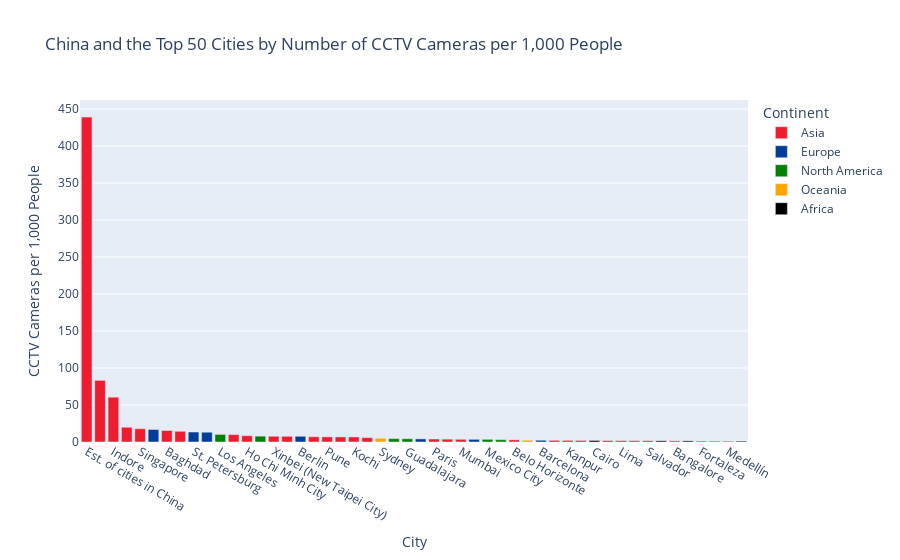

The notebook cell saved with this chart:
### Code cell
import numpy as np
import pandas as pd
pd.options.mode.chained_assignment = None  
import plotly.graph_objs as go
import plotly.express as px
from plotly.offline import init_notebook_mode
init_notebook_mode(connected=True)

cctv = pd.read_csv("datasets/cctv.csv")

df = cctv

asia = {'Singapore', 'Myanmar', 'Yemen', 'Thailand', 'Philippines', 'Indonesia', 'Israel', 'Iraq', 'Pakistan', 'South Korea', 'India', 'Vietnam', 'Malaysia', 'Saudi Arabia', 'Japan', 'China', 'Taiwan', 'Afghanistan', 'Hong Kong', 'Turkey', 'Bangladesh', 'Iran'}
europe = {'Spain', 'Russia', 'Italy', 'Germany', 'United Kingdom'}
north_america = {'Mexico', 'United States', 'Dominican Republic', 'Canada'}
south_america = {'Mexico', 'United States', 'Dominican Republic', 'Canada'}
africa = {'Kenya', 'Egypt', 'Ethiopia', 'Nigeria', 'Madagascar', 'Burkina Faso', 'South Africa', 'Cameroon', 'Morocco', 'Uganda', 'Sudan', 'Tanzania', 'Angola', 'Senegal'}
oceania = {'Australia'}

# Map each country to its continent
def get_continent(country):
    if country in asia:
        return 'Asia'
    elif country in europe:
        return 'Europe'
    elif country in north_america:
        return 'North America'
    elif country in south_america:
        return 'South America'
    elif country in africa:
        return 'Africa'
    elif country in oceania:
        return 'Oceania'
    else:
        return 'Asia'

df['Continent'] = df['Country'].apply(get_continent)

# Exclude cities in China
df_non_china = df[df['Country'] != 'China']

# Calculate the mean value for cities in China
china_mean = df[df['Country'] == 'China']['# of CCTV Cameras per 1,000 People'].mean()

# Create a new DataFrame for the mean value
mean_china_df = pd.DataFrame({
    'City': ['Est. of cities in China'],
    '# of CCTV Cameras per 1,000 People': [china_mean],
    'Continent': ['Asia'],
    'Country': ['China']
})

# Concatenate the two DataFrames
final_df = pd.concat([df_non_china, mean_china_df], ignore_index=True)

# Sort the DataFrame by the number of CCTV cameras per 1,000 people
final_df = final_df.sort_values(by='# of CCTV Cameras per 1,000 People', ascending=False)

# Select the top 50 values
top_50_df = final_df.head(50)

# COLORS
# Define custom colors for each continent
color_map = {
    'Asia': 'rgb(238, 28, 47)',
    'Europe': 'rgb(0, 61, 153)',
    'North America': 'green',
    'South America': 'yellow',
    'Africa': 'black',
    'Oceania': 'orange',
    'Other': 'grey'
}

# Create the bar graph
fig = px.bar(top_50_df, x='City', y='# of CCTV Cameras per 1,000 People', color='Continent',
             title='China and the Top 50 Cities by Number of CCTV Cameras per 1,000 People',
             hover_data={'Country': True}, color_discrete_map=color_map,
             labels={'# of CCTV Cameras per 1,000 People': 'CCTV Cameras per 1,000 People'})

# Customize hover label formatting
fig.update_traces(
    hovertemplate='City: %{x}<br>Country: %{customdata[0]}<br># of CCTV Cameras per 1000 people: %{y}'
)


fig.update_layout(
    height = 500,
    xaxis={'categoryorder':'total descending'}
)

fig.show()

### Figure 1 — Plotly figure (JSON) as saved in the notebook; plotly's stock layout.template omitted (floating-point values rounded to 4 significant figures)
{"data": [{"alignmentgroup": "True", "customdata": [["China"], ["India"], ["India"], ["India"], ["Singapore "], ["Iraq"], ["South Korea"], ["South Korea"], ["Vietnam"], ["Taiwan"], ["India"], ["Hong Kong"], ["India"], ["Turkey"], ["India"], ["Thailand"], ["France "], ["Colombia"], ["India"], ["Brazil"], ["India"], ["India"], ["Turkey"], ["Brazil"], ["Peru"], ["Vietnam"], ["Brazil"], ["India"], ["Brazil"], ["Brazil"], ["Colombia"]], "hovertemplate": "City: %{x}<br>Country: %{customdata[0]}<br># of CCTV Cameras per 1000 people: %{y}", "legendgroup": "Asia", "marker": {"color": "rgb(238, 28, 47)", "pattern": {"shape": ""}}, "name": "Asia", "offsetgroup": "Asia", "orientation": "v", "showlegend": true, "textposition": "auto", "type": "bar", "x": ["Est. of cities in China", "Hyderabad", "Indore", "Delhi", "Singapore", "Baghdad", "Seoul", "Busan", "Ho Chi Minh City", "Xinbei (New Taipei City)", "Chennai", "Hong Kong", "Pune", "Istanbul", "Kochi", "Bangkok", "Paris", "Bogotá", "Mumbai", "Belo Horizonte", "Lucknow", "Kanpur", "Ankara", "Rio de Janeiro", "Lima", "Hanoi", "Salvador", "Bangalore", "Fortaleza", "Porto Alegre", "Medellín"], "xaxis": "x", "y": [439.1, 83.32, 60.57, 19.96, 17.94, 15.56, 14.47, 10.03, 8.52, 7.77, 7.73, 7.09, 6.92, 6.88, 6.82, 5.89, 4.04, 3.85, 3.65, 2.91, 2.3, 2.24, 2.12, 2.01, 1.89, 1.84, 1.78, 1.58, 1.27, 1.22, 1.19], "yaxis": "y"}, {"alignmentgroup": "True", "customdata": [["Russia"], ["Russia"], ["United Kingdom"], ["Germany"], ["Spain"], ["Italy"], ["Spain"]], "hovertemplate": "City: %{x}<br>Country: %{customdata[0]}<br># of CCTV Cameras per 1000 people: %{y}", "legendgroup": "Europe", "marker": {"color": "rgb(0, 61, 153)", "pattern": {"shape": ""}}, "name": "Europe", "offsetgroup": "Europe", "orientation": "v", "showlegend": true, "textposition": "auto", "type": "bar", "x": ["Moscow", "St. Petersburg", "London", "Berlin", "Madrid", "Rome", "Barcelona"], "xaxis": "x", "y": [16.88, 13.49, 13.21, 7.72, 4.19, 3.59, 2.41], "yaxis": "y"}, {"alignmentgroup": "True", "customdata": [["United States"], ["United States"], ["Mexico"], ["Mexico"], ["Mexico"], ["Canada"]], "hovertemplate": "City: %{x}<br>Country: %{customdata[0]}<br># of CCTV Cameras per 1000 people: %{y}", "legendgroup": "North America", "marker": {"color": "green", "pattern": {"shape": ""}}, "name": "North America", "offsetgroup": "North America", "orientation": "v", "showlegend": true, "textposition": "auto", "type": "bar", "x": ["Los Angeles", "New York", "Puebla", "Guadalajara", "Mexico City", "Toronto"], "xaxis": "x", "y": [10.27, 7.88, 4.53, 4.4, 3.59, 3.13], "yaxis": "y"}, {"alignmentgroup": "True", "customdata": [["Australia"], ["Australia"]], "hovertemplate": "City: %{x}<br>Country: %{customdata[0]}<br># of CCTV Cameras per 1000 people: %{y}", "legendgroup": "Oceania", "marker": {"color": "orange", "pattern": {"shape": ""}}, "name": "Oceania", "offsetgroup": "Oceania", "orientation": "v", "showlegend": true, "textposition": "auto", "type": "bar", "x": ["Sydney", "Melbourne"], "xaxis": "x", "y": [5.06, 2.45], "yaxis": "y"}, {"alignmentgroup": "True", "customdata": [["Egypt"], ["South Africa"], ["South Africa"], ["Nigeria"]], "hovertemplate": "City: %{x}<br>Country: %{customdata[0]}<br># of CCTV Cameras per 1000 people: %{y}", "legendgroup": "Africa", "marker": {"color": "black", "pattern": {"shape": ""}}, "name": "Africa", "offsetgroup": "Africa", "orientation": "v", "showlegend": true, "textposition": "auto", "type": "bar", "x": ["Cairo", "Cape Town", "Johannesburg", "Kano"], "xaxis": "x", "y": [2.1, 1.61, 1.52, 1.15], "yaxis": "y"}], "layout": {"autosize": true, "barmode": "relative", "legend": {"title": {"text": "Continent"}, "tracegroupgap": 0}, "title": {"text": "China and the Top 50 Cities by Number of CCTV Cameras per 1,000 People"}, "xaxis": {"anchor": "y", "autorange": true, "categoryorder": "total descending", "domain": [0, 1], "range": [-0.5, 49.5], "title": {"text": "City"}, "type": "category"}, "yaxis": {"anchor": "x", "autorange": true, "domain": [0, 1], "range": [0, 462.2], "title": {"text": "CCTV Cameras per 1,000 People"}, "type": "linear"}}}
